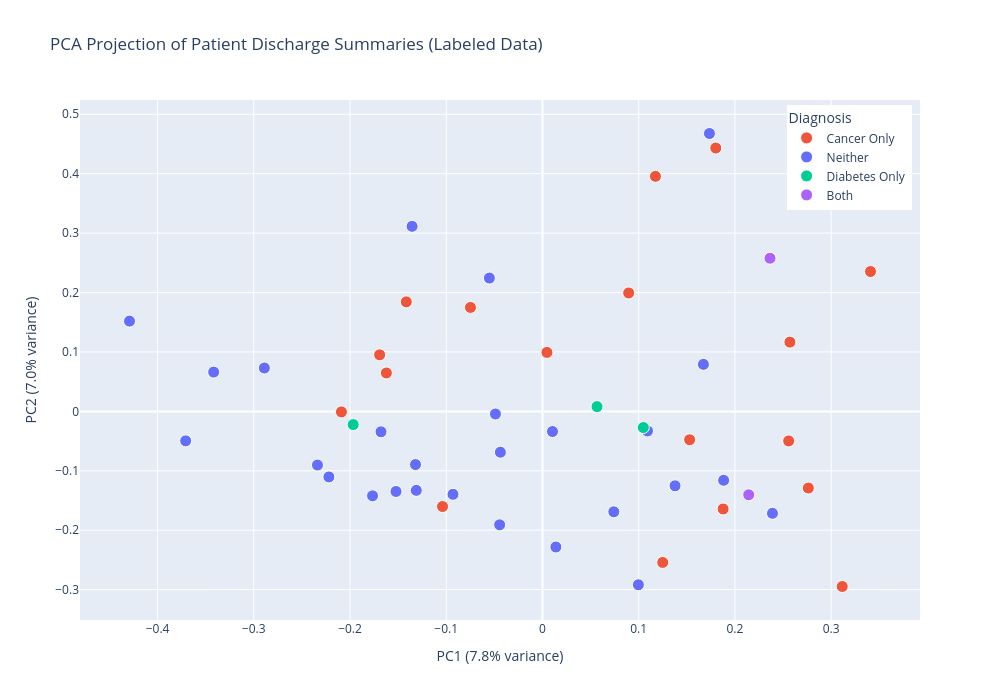
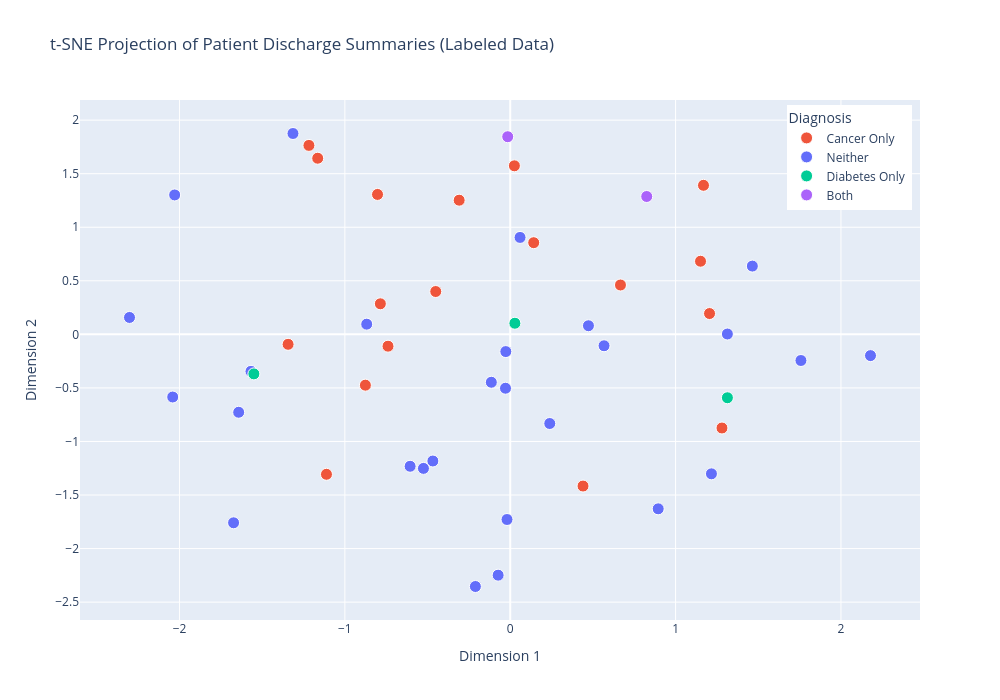

These figures' notebook cell, in order:
### Code cell
import plotly.express as px
import plotly.graph_objects as go
from sklearn.decomposition import PCA
from sklearn.manifold import TSNE
import numpy as np
import pandas as pd

# ============================================
# VISUALIZE EMBEDDINGS OF LABELED DATA
# ============================================

print("="*80)
print("EMBEDDING VISUALIZATION - LABELED DATA ONLY")
print("="*80)

# Get labeled data only
labeled_data = df[(df['test_set'] == 0) & (df['has_cancer'].notna()) & (df['has_diabetes'].notna())].copy()
labeled_data['combined_label'] = labeled_data.apply(lambda row: get_combined_label(row), axis=1)

print(f"\nLabeled examples: {len(labeled_data)}")
print("\nClass distribution:")
print(labeled_data['combined_label'].value_counts())

# Extract embeddings (1536 dimensions)
X_labeled = np.vstack(labeled_data['embeddings'].values)
y_labeled = labeled_data['combined_label'].values

print(f"\nEmbedding shape: {X_labeled.shape}")

# ============================================
# METHOD 1: PCA (Linear dimensionality reduction)
# ============================================
print("\n" + "="*80)
print("PCA: Reducing to 2D (captures linear relationships)")
print("="*80)

pca = PCA(n_components=2, random_state=42)
X_pca = pca.fit_transform(X_labeled)

print(f"Explained variance: {pca.explained_variance_ratio_.sum():.1%}")
print(f"  PC1: {pca.explained_variance_ratio_[0]:.1%}")
print(f"  PC2: {pca.explained_variance_ratio_[1]:.1%}")

# Create DataFrame for plotting
pca_df = pd.DataFrame({
    'PC1': X_pca[:, 0],
    'PC2': X_pca[:, 1],
    'Label': y_labeled,
    'Patient_ID': labeled_data['patient_identifier'].values,
    'Text_Preview': [text[:100] + '...' for text in labeled_data['text'].values]
})

# Plot PCA
fig_pca = px.scatter(
    pca_df,
    x='PC1',
    y='PC2',
    color='Label',
    hover_data=['Patient_ID', 'Text_Preview'],
    title='PCA Projection of Patient Discharge Summaries (Labeled Data)',
    labels={'PC1': f'PC1 ({pca.explained_variance_ratio_[0]:.1%} variance)',
            'PC2': f'PC2 ({pca.explained_variance_ratio_[1]:.1%} variance)'},
    color_discrete_map={
        'Neither': '#636EFA',      # Blue
        'Cancer Only': '#EF553B',  # Red
        'Diabetes Only': '#00CC96', # Green
        'Both': '#AB63FA'          # Purple
    }
)

fig_pca.update_traces(marker=dict(size=12, line=dict(width=1, color='white')))
fig_pca.update_layout(
    width=1000,
    height=700,
    font=dict(size=12),
    legend=dict(
        title="Diagnosis",
        orientation="v",
        yanchor="top",
        y=0.99,
        xanchor="right",
        x=0.99
    )
)

fig_pca.show()

# ============================================
# METHOD 2: t-SNE (Non-linear dimensionality reduction)
# ============================================
print("\n" + "="*80)
print("t-SNE: Reducing to 2D (captures non-linear relationships)")
print("="*80)
print("Note: t-SNE can take a few minutes for larger datasets...")

tsne = TSNE(n_components=2, random_state=42, perplexity=min(30, len(labeled_data)-1))
X_tsne = tsne.fit_transform(X_labeled)

# Create DataFrame for plotting
tsne_df = pd.DataFrame({
    'Dimension 1': X_tsne[:, 0],
    'Dimension 2': X_tsne[:, 1],
    'Label': y_labeled,
    'Patient_ID': labeled_data['patient_identifier'].values,
    'Text_Preview': [text[:100] + '...' for text in labeled_data['text'].values]
})

# Plot t-SNE
fig_tsne = px.scatter(
    tsne_df,
    x='Dimension 1',
    y='Dimension 2',
    color='Label',
    hover_data=['Patient_ID', 'Text_Preview'],
    title='t-SNE Projection of Patient Discharge Summaries (Labeled Data)',
    color_discrete_map={
        'Neither': '#636EFA',      # Blue
        'Cancer Only': '#EF553B',  # Red
        'Diabetes Only': '#00CC96', # Green
        'Both': '#AB63FA'          # Purple
    }
)

fig_tsne.update_traces(marker=dict(size=12, line=dict(width=1, color='white')))
fig_tsne.update_layout(
    width=1000,
    height=700,
    font=dict(size=12),
    legend=dict(
        title="Diagnosis",
        orientation="v",
        yanchor="top",
        y=0.99,
        xanchor="right",
        x=0.99
    )
)

fig_tsne.show()




# ============================================
# ANALYSIS: Class Separability
# ============================================
print("\n" + "="*80)
print("EMBEDDING SPACE ANALYSIS")
print("="*80)

# Calculate centroid distances between classes
from scipy.spatial.distance import cdist

class_centroids = {}
for label in ['Neither', 'Cancer Only', 'Diabetes Only', 'Both']:
    mask = y_labeled == label
    if mask.sum() > 0:
        class_centroids[label] = X_labeled[mask].mean(axis=0)

print("\nCentroid distances (cosine similarity):")
for i, label1 in enumerate(class_centroids.keys()):
    for label2 in list(class_centroids.keys())[i+1:]:
        distance = cdist([class_centroids[label1]], [class_centroids[label2]], metric='cosine')[0][0]
        similarity = 1 - distance
        print(f"  {label1:20s} <-> {label2:20s}: {similarity:.3f}")

# Intra-class variance
print("\nIntra-class variance (average distance to centroid):")
for label in class_centroids.keys():
    mask = y_labeled == label
    if mask.sum() > 0:
        distances = cdist(X_labeled[mask], [class_centroids[label]], metric='cosine')
        avg_distance = distances.mean()
        print(f"  {label:20s}: {avg_distance:.3f}")

### Figure 1 — Plotly figure (JSON) as saved in the notebook; plotly's stock layout.template omitted (floating-point values rounded to 4 significant figures)
{"data": [{"customdata": [[2200, "DISCHARGE SUMMARY:\n\nPatient Name: [Redacted]\nAge: 38\nSex: Female\nMedical Record Number: [Redacted]\n\n..."], [2275, "Discharge Summary:\n\nPatient: 59-year-old Italian male with HBV and HCV co-infection, presenting with..."], [1523, "Discharge Summary:\n\nPatient Name: [Redacted]\nDOB: [Redacted]\n\nAdmission Date: [Redacted]\nDischarge D..."], [1949, "Discharge Summary:\n\nPatient Name: Japanese male, age 53\n\nMedical Record Number: [REDACTED]\n\nAdmissio..."], [1221, "Hospital Course:\nPatient 2, a 32-year-old male with a history of CDH1 mutation and HDGC, presented f..."], [2260, "Medical History:\nThe patient is a 52-year-old woman with a history of chemotherapy for coat cell lym..."], [710, "Hospital Course Summary:\n\nPatient’s hospital course was complicated by metastatic pulmonary large-ce..."], [1047, "Discharge Summary\n\nPatient Name: [REDACTED]\nGender: Male\nAge: 62 years\nMedical Record Number: [REDAC..."], [2183, "DISCHARGE SUMMARY\n\nPatient Name: [REDACTED]\n\nMedical Record Number: [REDACTED]\n\nAdmission Date: [RED..."], [1814, "Discharge Summary:\n\nPatient Name: [REDACTED]\nMedical Record Number: [REDACTED]\nDate of Admission: [R..."], [3146, "Hospital Course Summary:\n\nAdmission Date: [Date of Admission]\nDischarge Date: [Date of Discharge]\n\nP..."], [418, "Hospital Course:\nThe patient is a 64-year-old male with a medical history of micropapillary thyroid ..."], [1809, "Discharge Summary:\n\nPatient Name: [Redacted]\nAge: 89\nGender: Male\n\nHospital Course:\nThe patient was ..."], [2644, "Discharge Summary:\n\nPatient A.III.1 - 30-year-old female presented with antibody deficiency and CTLA..."], [2117, "Hospital Course:\n\nThe patient is a 10-year-old girl who presented with a firm, painless swelling in ..."], [1749, "Patient Identifier: [Patient Name]\nGender: Female\nAge: 58\n\nBrief Hospital Course:\nThe patient was ad..."], [2840, "Patient Information:\n\nName: [Redacted]\nGender: Male\nAge: 44\n\nChief Complaint:\nSwelling and dull pain..."], [1207, "Discharge Summary:\n\nPatient Name: [Redacted]\nGender: Female\nAge: 9 Years old\nAdmission Date: January..."]], "hovertemplate": "Label=Cancer Only<br>PC1 (7.8% variance)=%{x}<br>PC2 (7.0% variance)=%{y}<br>Patient_ID=%{customdata[0]}<br>Text_Preview=%{customdata[1]}<extra></extra>", "legendgroup": "Cancer Only", "marker": {"color": "#EF553B", "line": {"color": "white", "width": 1}, "size": 12, "symbol": "circle"}, "mode": "markers", "name": "Cancer Only", "orientation": "v", "showlegend": true, "type": "scatter", "x": [0.2571, 0.1877, -0.07483, 0.004662, -0.1415, 0.125, 0.2558, -0.1039, -0.1692, -0.2089, -0.1622, 0.3409, 0.1529, 0.3115, 0.1174, 0.2763, 0.1801, 0.08957], "xaxis": "x", "y": [0.1165, -0.1642, 0.1749, 0.09921, 0.1843, -0.2542, -0.04978, -0.1602, 0.09512, -0.0008847, 0.06468, 0.2354, -0.04779, -0.2947, 0.3955, -0.1291, 0.4432, 0.1994], "yaxis": "y"}, {"customdata": [[645, "Discharge Summary:\n\nPatient: [Name]\n\nMedical Record Number: [Number]\n\nDate of Admission: [Date]\n\nDat..."], [2563, "Discharge Summary:\nPatient name: [REDACTED]\nSex: Female\nAge: 70 years\nAdmission date: [REDACTED]\nDis..."], [157, "[Hospital Course]\n\nThe 60-year-old Japanese male patient was admitted due to dyspnea, tachypnea, hyp..."], [3133, "Discharge Summary:\n\nPatient Information:\nThe patient is a 23-year-old female with end-stage renal di..."], [498, "Discharge Summary\n\nPatient Name: [Redacted]\n\nAge: 25\n\nGender: Female\n\nAdmission Date: [Redacted]\n\nDi..."], [1170, "Name: N/A\nAge: 40\nSex: Male\n\nHospital Course:\n- Patient sustained bilateral grade 3b tibia fractures..."], [213, "Discharge Summary:\n\nPatient Name: N/A\nHospital Number: N/A\nDate of Admission: N/A\nDate of Discharge:..."], [503, "Hospital Course:\nThe patient, a 79-year-old woman, was admitted for evaluation of abnormal murmur. S..."], [1320, "Hospital Course:\nThe patient presented to the clinical department with a slow-growing swelling on th..."], [2421, "Discharge Summary:\n\nPatient Name: [REDACTED]\n\nDate of admission: [REDACTED] Date of discharge: [REDA..."], [3041, "Discharge Summary:\n\nPatient: 60-year-old male from Jamalpur district\nAdmission Date: [Date]\nDischarg..."], [461, "Hospital Course:\nThe patient presented with left lower quadrant abdominal pain and elevated creatini..."], [2706, "Hospital Course:\nThe 12-year-old Saudi boy presented with bleeding per rectum and mild abdominal pai..."], [777, "Discharge Summary:\n\n\nHospital Course:\nThe patient is a 70-year-old female with past medical history ..."], [2052, "Hospital Course:\nThe patient was admitted with a single gunshot wound to the abdomen and underwent e..."], [2466, "Discharge Summary:\n\nPatient: 23-year-old male\n\nAdmission Date: [date]\n\nDischarge Date: [date]\n\nReaso..."], [2776, "DISCHARGE SUMMARY\n\nPatient Name: [REDACTED]\nGender: Female\nDate of Birth: [REDACTED]\nDate of Admissi..."], [1169, "Discharge Summary:\n\nPatient Name: [Redacted]\nMedical Record Number: [Redacted]\n\nAdmission Date: [Red..."], [763, "Hospital Course:\nA 22-year-old male with a known hepatitis B infection presented with low-grade inte..."], [2817, "Hospital Course:\n\nThe patient, a 56-year-old male with no known comorbidities, was admitted to the e..."], [1534, "Hospital Course:\nThe patient, a 55-year-old female, was admitted to Mudanjiang Forestry Central Hosp..."], [141, "Discharge Summary:\n\nPatient Name: N/A\nGender: Male\nAge: 52\n\nHospital course: The patient was admitte..."], [2097, "DISCHARGE SUMMARY\n\nPatient Name: [REDACTED]\nDate of Admission: [REDACTED]\nDate of Discharge: [REDACT..."], [1192, "Discharge Summary:\n\nPatient Name: [REDACTED]\n\nAdmission Date: [REDACTED] Discharge Date: [REDACTED]\n..."], [2901, "Hospital Course:\n\nThe patient, a 16-year-old male with a history of relapsing nephrotic syndrome sec..."], [1533, "Discharge Summary:\n\nPatient Name: [REDACTED]\nSex: Female\nDate of Birth: [REDACTED]\nDate of Admission..."], [823, "Hospital Course:\nAn 11-year-old girl was admitted to the hospital with complaints of upper abdominal..."]], "hovertemplate": "Label=Neither<br>PC1 (7.8% variance)=%{x}<br>PC2 (7.0% variance)=%{y}<br>Patient_ID=%{customdata[0]}<br>Text_Preview=%{customdata[1]}<extra></extra>", "legendgroup": "Neither", "marker": {"color": "#636EFA", "line": {"color": "white", "width": 1}, "size": 12, "symbol": "circle"}, "mode": "markers", "name": "Neither", "orientation": "v", "showlegend": true, "type": "scatter", "x": [-0.04373, 0.09967, 0.239, -0.04451, -0.09303, -0.05519, 0.1672, -0.04886, 0.1735, -0.1522, 0.1378, -0.1678, -0.3417, -0.132, -0.289, 0.01392, 0.01041, -0.4292, 0.07414, 0.1092, 0.1883, -0.1311, -0.3708, -0.2338, -0.1766, -0.222, -0.1355], "xaxis": "x", "y": [-0.0687, -0.2919, -0.1716, -0.1909, -0.1396, 0.2244, 0.07914, -0.004379, 0.4677, -0.1348, -0.1253, -0.03441, 0.06611, -0.08958, 0.07296, -0.2283, -0.03393, 0.1519, -0.169, -0.03293, -0.116, -0.133, -0.04964, -0.0903, -0.1422, -0.1103, 0.3114], "yaxis": "y"}, {"customdata": [[1828, "Hospital Course:\n\nThe 80-year-old male presented to the emergency department with hematemesis and bl..."], [790, "Hospital Course:\n\nThe 54-year-old Chinese male was admitted to our hospital for further investigatio..."], [765, "Hospital Course:\n\nThe patient is a 67-year-old male with a history of type 2 diabetes mellitus (T2DM..."]], "hovertemplate": "Label=Diabetes Only<br>PC1 (7.8% variance)=%{x}<br>PC2 (7.0% variance)=%{y}<br>Patient_ID=%{customdata[0]}<br>Text_Preview=%{customdata[1]}<extra></extra>", "legendgroup": "Diabetes Only", "marker": {"color": "#00CC96", "line": {"color": "white", "width": 1}, "size": 12, "symbol": "circle"}, "mode": "markers", "name": "Diabetes Only", "orientation": "v", "showlegend": true, "type": "scatter", "x": [-0.1967, 0.05667, 0.1048], "xaxis": "x", "y": [-0.02226, 0.008, -0.02723], "yaxis": "y"}, {"customdata": [[890, "Discharge Summary\n\nAdmission Date: May 2013 \nDischarge Date: July 2013 \nPrincipal Diagnosis: MDS wit..."], [2762, "Hospital Course:\n\nThis 70-year-old male patient was admitted to the hospital presenting with increas..."]], "hovertemplate": "Label=Both<br>PC1 (7.8% variance)=%{x}<br>PC2 (7.0% variance)=%{y}<br>Patient_ID=%{customdata[0]}<br>Text_Preview=%{customdata[1]}<extra></extra>", "legendgroup": "Both", "marker": {"color": "#AB63FA", "line": {"color": "white", "width": 1}, "size": 12, "symbol": "circle"}, "mode": "markers", "name": "Both", "orientation": "v", "showlegend": true, "type": "scatter", "x": [0.2143, 0.2365], "xaxis": "x", "y": [-0.1405, 0.2577], "yaxis": "y"}], "layout": {"font": {"size": 12}, "height": 700, "legend": {"orientation": "v", "title": {"text": "Diagnosis"}, "tracegroupgap": 0, "x": 0.99, "xanchor": "right", "y": 0.99, "yanchor": "top"}, "title": {"text": "PCA Projection of Patient Discharge Summaries (Labeled Data)"}, "width": 1000, "xaxis": {"anchor": "y", "domain": [0, 1], "title": {"text": "PC1 (7.8% variance)"}}, "yaxis": {"anchor": "x", "domain": [0, 1], "title": {"text": "PC2 (7.0% variance)"}}}}

### Figure 2 — Plotly figure (JSON) as saved in the notebook; plotly's stock layout.template omitted (floating-point values rounded to 4 significant figures)
{"data": [{"customdata": [[2200, "DISCHARGE SUMMARY:\n\nPatient Name: [Redacted]\nAge: 38\nSex: Female\nMedical Record Number: [Redacted]\n\n..."], [2275, "Discharge Summary:\n\nPatient: 59-year-old Italian male with HBV and HCV co-infection, presenting with..."], [1523, "Discharge Summary:\n\nPatient Name: [Redacted]\nDOB: [Redacted]\n\nAdmission Date: [Redacted]\nDischarge D..."], [1949, "Discharge Summary:\n\nPatient Name: Japanese male, age 53\n\nMedical Record Number: [REDACTED]\n\nAdmissio..."], [1221, "Hospital Course:\nPatient 2, a 32-year-old male with a history of CDH1 mutation and HDGC, presented f..."], [2260, "Medical History:\nThe patient is a 52-year-old woman with a history of chemotherapy for coat cell lym..."], [710, "Hospital Course Summary:\n\nPatient’s hospital course was complicated by metastatic pulmonary large-ce..."], [1047, "Discharge Summary\n\nPatient Name: [REDACTED]\nGender: Male\nAge: 62 years\nMedical Record Number: [REDAC..."], [2183, "DISCHARGE SUMMARY\n\nPatient Name: [REDACTED]\n\nMedical Record Number: [REDACTED]\n\nAdmission Date: [RED..."], [1814, "Discharge Summary:\n\nPatient Name: [REDACTED]\nMedical Record Number: [REDACTED]\nDate of Admission: [R..."], [3146, "Hospital Course Summary:\n\nAdmission Date: [Date of Admission]\nDischarge Date: [Date of Discharge]\n\nP..."], [418, "Hospital Course:\nThe patient is a 64-year-old male with a medical history of micropapillary thyroid ..."], [1809, "Discharge Summary:\n\nPatient Name: [Redacted]\nAge: 89\nGender: Male\n\nHospital Course:\nThe patient was ..."], [2644, "Discharge Summary:\n\nPatient A.III.1 - 30-year-old female presented with antibody deficiency and CTLA..."], [2117, "Hospital Course:\n\nThe patient is a 10-year-old girl who presented with a firm, painless swelling in ..."], [1749, "Patient Identifier: [Patient Name]\nGender: Female\nAge: 58\n\nBrief Hospital Course:\nThe patient was ad..."], [2840, "Patient Information:\n\nName: [Redacted]\nGender: Male\nAge: 44\n\nChief Complaint:\nSwelling and dull pain..."], [1207, "Discharge Summary:\n\nPatient Name: [Redacted]\nGender: Female\nAge: 9 Years old\nAdmission Date: January..."]], "hovertemplate": "Label=Cancer Only<br>Dimension 1=%{x}<br>Dimension 2=%{y}<br>Patient_ID=%{customdata[0]}<br>Text_Preview=%{customdata[1]}<extra></extra>", "legendgroup": "Cancer Only", "marker": {"color": "#EF553B", "line": {"color": "white", "width": 1}, "size": 12, "symbol": "circle"}, "mode": "markers", "name": "Cancer Only", "orientation": "v", "showlegend": true, "type": "scatter", "x": [-0.3088, 1.28, -0.7854, -0.4503, -1.343, 1.205, 1.151, 0.4402, -0.7391, -0.8759, -1.111, 0.02519, 0.1421, 1.169, -1.164, 0.6666, -1.217, -0.8025], "xaxis": "x", "y": [1.252, -0.8743, 0.2853, 0.3999, -0.09295, 0.1944, 0.6828, -1.416, -0.1105, -0.4744, -1.306, 1.573, 0.8559, 1.392, 1.644, 0.4607, 1.764, 1.306], "yaxis": "y"}, {"customdata": [[645, "Discharge Summary:\n\nPatient: [Name]\n\nMedical Record Number: [Number]\n\nDate of Admission: [Date]\n\nDat..."], [2563, "Discharge Summary:\nPatient name: [REDACTED]\nSex: Female\nAge: 70 years\nAdmission date: [REDACTED]\nDis..."], [157, "[Hospital Course]\n\nThe 60-year-old Japanese male patient was admitted due to dyspnea, tachypnea, hyp..."], [3133, "Discharge Summary:\n\nPatient Information:\nThe patient is a 23-year-old female with end-stage renal di..."], [498, "Discharge Summary\n\nPatient Name: [Redacted]\n\nAge: 25\n\nGender: Female\n\nAdmission Date: [Redacted]\n\nDi..."], [1170, "Name: N/A\nAge: 40\nSex: Male\n\nHospital Course:\n- Patient sustained bilateral grade 3b tibia fractures..."], [213, "Discharge Summary:\n\nPatient Name: N/A\nHospital Number: N/A\nDate of Admission: N/A\nDate of Discharge:..."], [503, "Hospital Course:\nThe patient, a 79-year-old woman, was admitted for evaluation of abnormal murmur. S..."], [1320, "Hospital Course:\nThe patient presented to the clinical department with a slow-growing swelling on th..."], [2421, "Discharge Summary:\n\nPatient Name: [REDACTED]\n\nDate of admission: [REDACTED] Date of discharge: [REDA..."], [3041, "Discharge Summary:\n\nPatient: 60-year-old male from Jamalpur district\nAdmission Date: [Date]\nDischarg..."], [461, "Hospital Course:\nThe patient presented with left lower quadrant abdominal pain and elevated creatini..."], [2706, "Hospital Course:\nThe 12-year-old Saudi boy presented with bleeding per rectum and mild abdominal pai..."], [777, "Discharge Summary:\n\n\nHospital Course:\nThe patient is a 70-year-old female with past medical history ..."], [2052, "Hospital Course:\nThe patient was admitted with a single gunshot wound to the abdomen and underwent e..."], [2466, "Discharge Summary:\n\nPatient: 23-year-old male\n\nAdmission Date: [date]\n\nDischarge Date: [date]\n\nReaso..."], [2776, "DISCHARGE SUMMARY\n\nPatient Name: [REDACTED]\nGender: Female\nDate of Birth: [REDACTED]\nDate of Admissi..."], [1169, "Discharge Summary:\n\nPatient Name: [Redacted]\nMedical Record Number: [Redacted]\n\nAdmission Date: [Red..."], [763, "Hospital Course:\nA 22-year-old male with a known hepatitis B infection presented with low-grade inte..."], [2817, "Hospital Course:\n\nThe patient, a 56-year-old male with no known comorbidities, was admitted to the e..."], [1534, "Hospital Course:\nThe patient, a 55-year-old female, was admitted to Mudanjiang Forestry Central Hosp..."], [141, "Discharge Summary:\n\nPatient Name: N/A\nGender: Male\nAge: 52\n\nHospital course: The patient was admitte..."], [2097, "DISCHARGE SUMMARY\n\nPatient Name: [REDACTED]\nDate of Admission: [REDACTED]\nDate of Discharge: [REDACT..."], [1192, "Discharge Summary:\n\nPatient Name: [REDACTED]\n\nAdmission Date: [REDACTED] Discharge Date: [REDACTED]\n..."], [2901, "Hospital Course:\n\nThe patient, a 16-year-old male with a history of relapsing nephrotic syndrome sec..."], [1533, "Discharge Summary:\n\nPatient Name: [REDACTED]\nSex: Female\nDate of Birth: [REDACTED]\nDate of Admission..."], [823, "Hospital Course:\nAn 11-year-old girl was admitted to the hospital with complaints of upper abdominal..."]], "hovertemplate": "Label=Neither<br>Dimension 1=%{x}<br>Dimension 2=%{y}<br>Patient_ID=%{customdata[0]}<br>Text_Preview=%{customdata[1]}<extra></extra>", "legendgroup": "Neither", "marker": {"color": "#636EFA", "line": {"color": "white", "width": 1}, "size": 12, "symbol": "circle"}, "mode": "markers", "name": "Neither", "orientation": "v", "showlegend": true, "type": "scatter", "x": [0.8948, 0.5673, 1.464, 0.2391, -0.02864, -2.029, 0.0594, -1.673, -1.314, -0.01948, 1.217, -0.6054, -2.041, -0.1144, -1.568, 1.313, -0.02666, -1.642, 0.473, 1.758, 2.179, -0.8679, -0.2107, -0.4678, -0.5248, -0.07318, -2.302], "xaxis": "x", "y": [-1.629, -0.1065, 0.6373, -0.8323, -0.5029, 1.302, 0.905, -1.759, 1.875, -1.728, -1.302, -1.232, -0.585, -0.4471, -0.3452, 0.00324, -0.1609, -0.7273, 0.08039, -0.2441, -0.1985, 0.09536, -2.354, -1.182, -1.251, -2.248, 0.1578], "yaxis": "y"}, {"customdata": [[1828, "Hospital Course:\n\nThe 80-year-old male presented to the emergency department with hematemesis and bl..."], [790, "Hospital Course:\n\nThe 54-year-old Chinese male was admitted to our hospital for further investigatio..."], [765, "Hospital Course:\n\nThe patient is a 67-year-old male with a history of type 2 diabetes mellitus (T2DM..."]], "hovertemplate": "Label=Diabetes Only<br>Dimension 1=%{x}<br>Dimension 2=%{y}<br>Patient_ID=%{customdata[0]}<br>Text_Preview=%{customdata[1]}<extra></extra>", "legendgroup": "Diabetes Only", "marker": {"color": "#00CC96", "line": {"color": "white", "width": 1}, "size": 12, "symbol": "circle"}, "mode": "markers", "name": "Diabetes Only", "orientation": "v", "showlegend": true, "type": "scatter", "x": [-1.55, 0.02817, 1.313], "xaxis": "x", "y": [-0.3691, 0.1038, -0.592], "yaxis": "y"}, {"customdata": [[890, "Discharge Summary\n\nAdmission Date: May 2013 \nDischarge Date: July 2013 \nPrincipal Diagnosis: MDS wit..."], [2762, "Hospital Course:\n\nThis 70-year-old male patient was admitted to the hospital presenting with increas..."]], "hovertemplate": "Label=Both<br>Dimension 1=%{x}<br>Dimension 2=%{y}<br>Patient_ID=%{customdata[0]}<br>Text_Preview=%{customdata[1]}<extra></extra>", "legendgroup": "Both", "marker": {"color": "#AB63FA", "line": {"color": "white", "width": 1}, "size": 12, "symbol": "circle"}, "mode": "markers", "name": "Both", "orientation": "v", "showlegend": true, "type": "scatter", "x": [0.8254, -0.01512], "xaxis": "x", "y": [1.287, 1.845], "yaxis": "y"}], "layout": {"font": {"size": 12}, "height": 700, "legend": {"orientation": "v", "title": {"text": "Diagnosis"}, "tracegroupgap": 0, "x": 0.99, "xanchor": "right", "y": 0.99, "yanchor": "top"}, "title": {"text": "t-SNE Projection of Patient Discharge Summaries (Labeled Data)"}, "width": 1000, "xaxis": {"anchor": "y", "domain": [0, 1], "title": {"text": "Dimension 1"}}, "yaxis": {"anchor": "x", "domain": [0, 1], "title": {"text": "Dimension 2"}}}}
